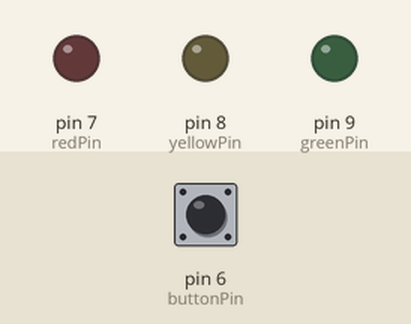
Recording of a sketch running on a simulated Arduino Uno, built with avr-gcc and run on an emulated ATmega328P. Parts: output pins drawn as LEDs (lit = HIGH). The inputs (shaded band) are chosen by the test bench; at power-on: pin 6 (buttonPin) LOW.

Above: at 1.2 s.
1.3 s: pin 6 (buttonPin) pulled HIGH for 3.2 s
At 5.0 s:
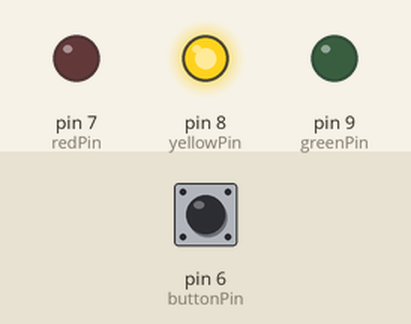
6.0 s: pin 6 (buttonPin) pulled HIGH for 0.15 s
At 6.3 s:
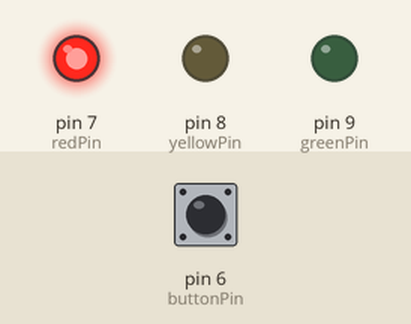
7.6 s: pin 6 (buttonPin) pulled HIGH for 1 s
At 8.7 s:
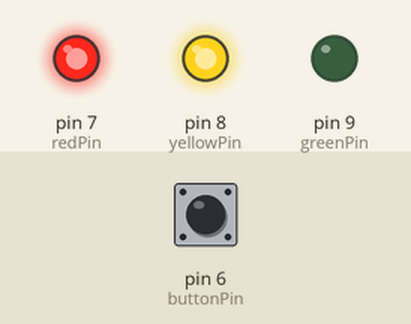
Timing chart, 0 to 10.6 s (numbered marks = the images above; inputs shaded):
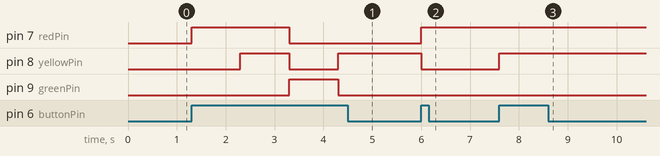

Measured:
- after the input at 1.3 s, pin 7 (redPin): LOW → HIGH at once, → LOW 2.0 s later; pin 8 (yellowPin): LOW → HIGH after 1.0 s, → LOW 1.0 s later, → HIGH 1.0 s later; pin 9 (greenPin): LOW → HIGH after 2.0 s, → LOW 1.0 s later
- after the input at 6.0 s, pin 7 (redPin): LOW → HIGH at once; pin 8 (yellowPin): HIGH → LOW at once
- after the input at 7.6 s, pin 8 (yellowPin): LOW → HIGH at once

The sketch:

Simple_Creation___Traffic_Light.ino
```cpp
#define redPin  7   //red led attach to
#define yellowPin 8   //yellow led attach to
#define greenPin 9   //green led attach to
#define buttonPin 6   //the number of the button

int state = 0;

void setup()
{
  pinMode(redPin, OUTPUT);  //set the redPin as an output
  pinMode(yellowPin, OUTPUT);  //set the yellowPin as an output
  pinMode(greenPin, OUTPUT);  //set the greenPin as an output
  pinMode(buttonPin, INPUT);  //set the buttonPin as an input
  Serial.begin(9600);  // start serial port at 9600 bps:
}

void loop()
{
  while(digitalRead(buttonPin))
  {
    if(state == 0)  //when state is 0
    {
      setLights(HIGH, LOW, LOW);
      state = 1;  // set state 1
    }
    else if(state == 1)
    {
      setLights(HIGH, HIGH, LOW);
      state = 2;  // set state 2
    }
    else if(state == 2)
    {
      setLights(LOW, LOW, HIGH);
      state = 3;  //set state 3
    }
    else if(state == 3)
    {
      setLights(LOW, HIGH, LOW);
      state = 0;  //set state 0
    }
    delay(1000);
  }
}
// the function to set the led with the specified state(on or off),HIGH is on, and LOW is off
void setLights(int redState, int yellowState, int greenState)
{
  digitalWrite(redPin, redState);
  digitalWrite(yellowPin, yellowState);
  digitalWrite(greenPin, greenState);
}
```
